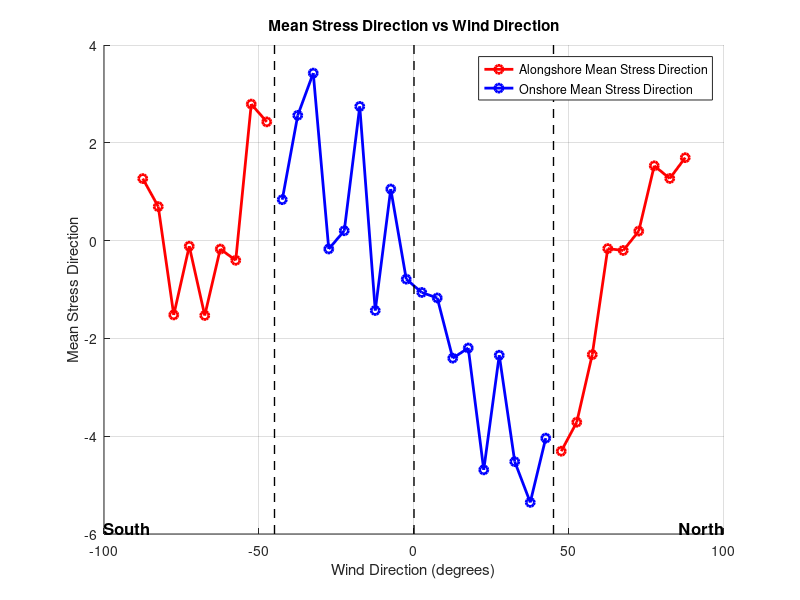

MATLAB code to generate this figure:
% Load the data
load('All_Pier_Data_30_Min_Bins.mat');

% Apply data quality control
valid_idx = Cz_p <= 0.01; 

valid_idx =  r2_uw_p >= .8 & valid_idx; 

% Filter the data for wind coming 90 degrees from onshore
onshore90_idx = onshore90_p == 1 & valid_idx;
filtered_Wdir_measured_p = Wdir_measured_p(onshore90_idx);
filtered_Sdir_measured = Sdir_measured_p(onshore90_idx);

% Shift wind direction data
shifted_Wdir_measured_p = filtered_Wdir_measured_p;
shifted_Wdir_measured_p(shifted_Wdir_measured_p < 60) = shifted_Wdir_measured_p(shifted_Wdir_measured_p < 60) + 360;

% Find the mean of the shifted wind direction data
mean_shifted_Wdir = mean(shifted_Wdir_measured_p);

% Determine the shift needed to center data between -90 and 90 degrees
shift_needed = 90 - max(shifted_Wdir_measured_p);
shifted_Wdir_measured_p = shifted_Wdir_measured_p + shift_needed;

% Define the wind direction ranges
alongshore_idx = (shifted_Wdir_measured_p >= -90 & shifted_Wdir_measured_p < -45) | ...
                 (shifted_Wdir_measured_p > 45 & shifted_Wdir_measured_p <= 90);
onshore_idx = shifted_Wdir_measured_p >= -45 & shifted_Wdir_measured_p <= 45;

% Extract stress direction data for each category
alongshore_Wdir = shifted_Wdir_measured_p(alongshore_idx);
alongshore_Sdir = filtered_Sdir_measured(alongshore_idx);
onshore_Wdir = shifted_Wdir_measured_p(onshore_idx);
onshore_Sdir = filtered_Sdir_measured(onshore_idx);

% Bin the wind direction data
bin_size = 5; 
bin_edges = -90:bin_size:90;
bin_centers = bin_edges(1:end-1) + bin_size / 2;

% Calculate the mean stress direction for each bin and count the data points
mean_alongshore_Sdir = zeros(size(bin_centers));
mean_onshore_Sdir = zeros(size(bin_centers));
count_alongshore = zeros(size(bin_centers));
count_onshore = zeros(size(bin_centers));

for i = 1:length(bin_centers)
    % Alongshore
    bin_idx_alongshore = alongshore_Wdir >= bin_edges(i) & alongshore_Wdir < bin_edges(i+1);
    count_alongshore(i) = sum(bin_idx_alongshore);
    if count_alongshore(i) > 0
        mean_alongshore_Sdir(i) = mean(alongshore_Sdir(bin_idx_alongshore));
    else
        mean_alongshore_Sdir(i) = NaN;
    end
    
    % Onshore
    bin_idx_onshore = onshore_Wdir >= bin_edges(i) & onshore_Wdir < bin_edges(i+1);
    count_onshore(i) = sum(bin_idx_onshore);
    if count_onshore(i) > 0
        mean_onshore_Sdir(i) = mean(onshore_Sdir(bin_idx_onshore));
    else
        mean_onshore_Sdir(i) = NaN;
    end
end

% Create the plot
figure;
hold on;

% Plot the mean stress direction for alongshore and onshore
plot(bin_centers, mean_alongshore_Sdir, 'r-o', 'LineWidth', 2, 'DisplayName', 'Alongshore Mean Stress Direction');
plot(bin_centers, mean_onshore_Sdir, 'b-o', 'LineWidth', 2, 'DisplayName', 'Onshore Mean Stress Direction');

% Add grid and labels
title('Mean Stress Direction vs Wind Direction');
xlabel('Wind Direction (degrees)');
ylabel('Mean Stress Direction');
legend show;
grid on;

% Add reference lines and text
y_limits = ylim;
plot([-45 -45], y_limits, '--k', 'LineWidth', 1, 'HandleVisibility', 'off');
plot([45 45], y_limits, '--k', 'LineWidth', 1, 'HandleVisibility', 'off');
plot([0 0], y_limits, '--k', 'LineWidth', 1, 'HandleVisibility', 'off');

% Add North and South text annotations
x_limits = xlim;
text(x_limits(2), y_limits(1), 'North', 'HorizontalAlignment', 'right', 'VerticalAlignment', 'bottom', 'FontSize', 12, 'FontWeight', 'bold');
text(x_limits(1), y_limits(1), 'South', 'HorizontalAlignment', 'left', 'VerticalAlignment', 'bottom', 'FontSize', 12, 'FontWeight', 'bold');

hold off;
